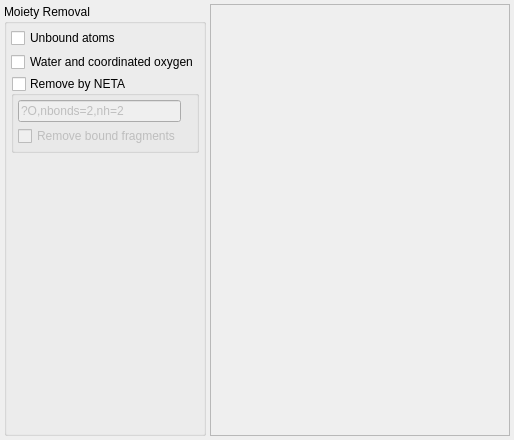
     <widget class="QWidget" name="ImportCIFCleanedPage">
      <layout class="QHBoxLayout" name="horizontalLayout_14">
       <property name="spacing">
        <number>4</number>
       </property>
       <property name="leftMargin">
        <number>4</number>
       </property>
       <property name="topMargin">
        <number>4</number>
       </property>
       <property name="rightMargin">
        <number>4</number>
       </property>
       <property name="bottomMargin">
        <number>4</number>
       </property>
       <item>
        <widget class="QGroupBox" name="MoietyGroup">
         <property name="title">
          <string>Moiety Removal</string>
         </property>
         <layout class="QVBoxLayout" name="verticalLayout_17">
          <property name="spacing">
           <number>4</number>
          </property>
          <property name="leftMargin">
           <number>4</number>
          </property>
          <property name="topMargin">
           <number>4</number>
          </property>
          <property name="rightMargin">
           <number>4</number>
          </property>
          <property name="bottomMargin">
           <number>4</number>
          </property>
          <item>
           <widget class="QCheckBox" name="MoietyRemoveAtomicsCheck">
            <property name="toolTip">
             <string>Remove any lone (i.e. unbound) atoms</string>
            </property>
            <property name="text">
             <string>Unbound atoms</string>
            </property>
           </widget>
          </item>
          <item>
           <widget class="QCheckBox" name="MoietyRemoveWaterCheck">
            <property name="toolTip">
             <string>Remove any water molecules or coordinated oxygens without hydrogens</string>
            </property>
            <property name="text">
             <string>Water and coordinated oxygen</string>
            </property>
           </widget>
          </item>
          <item>
           <widget class="QGroupBox" name="MoietyRemoveByNETAGroup">
            <property name="toolTip">
             <string>Remove atoms or fragments based on a NETA description</string>
            </property>
            <property name="title">
             <string>Remove by NETA</string>
            </property>
            <property name="checkable">
             <bool>true</bool>
            </property>
            <property name="checked">
             <bool>false</bool>
            </property>
            <layout class="QVBoxLayout" name="verticalLayout_9">
             <property name="spacing">
              <number>4</number>
             </property>
             <property name="leftMargin">
              <number>4</number>
             </property>
             <property name="topMargin">
              <number>4</number>
             </property>
             <property name="rightMargin">
              <number>4</number>
             </property>
             <property name="bottomMargin">
              <number>4</number>
             </property>
             <item>
              <layout class="QHBoxLayout" name="horizontalLayout_9">
               <item>
                <widget class="QLineEdit" name="MoietyNETARemovalEdit">
                 <property name="toolTip">
                  <string>NETA definition matching specific atoms whose encompassing moiety should be removed</string>
                 </property>
                 <property name="text">
                  <string>?O,nbonds=2,nh=2</string>
                 </property>
                </widget>
               </item>
               <item>
                <widget class="CheckIndicator" name="MoietyNETARemovalIndicator">
                 <property name="sizePolicy">
                  <sizepolicy hsizetype="Fixed" vsizetype="Fixed">
                   <horstretch>0</horstretch>
                   <verstretch>0</verstretch>
                  </sizepolicy>
                 </property>
                 <property name="maximumSize">
                  <size>
                   <width>16</width>
                   <height>16</height>
                  </size>
                 </property>
                 <property name="text">
                  <string/>
                 </property>
                 <property name="scaledContents">
                  <bool>true</bool>
                 </property>
                </widget>
               </item>
              </layout>
             </item>
             <item>
              <widget class="QCheckBox" name="MoietyNETARemoveFragmentsCheck">
               <property name="toolTip">
                <string>If selected, fragments containing the matched atoms will be removed</string>
               </property>
               <property name="text">
                <string>Remove bound fragments</string>
               </property>
              </widget>
             </item>
            </layout>
           </widget>
          </item>
          <item>
           <spacer name="verticalSpacer_5">
            <property name="orientation">
             <enum>Qt::Vertical</enum>
            </property>
            <property name="sizeHint" stdset="0">
             <size>
              <width>20</width>
              <height>276</height>
             </size>
            </property>
           </spacer>
          </item>
         </layout>
        </widget>
       </item>
       <item>
        <widget class="QFrame" name="CleanedViewFrame">
         <property name="sizePolicy">
          <sizepolicy hsizetype="Expanding" vsizetype="Expanding">
           <horstretch>3</horstretch>
           <verstretch>0</verstretch>
          </sizepolicy>
         </property>
         <property name="minimumSize">
          <size>
           <width>300</width>
           <height>300</height>
          </size>
         </property>
         <property name="frameShape">
          <enum>QFrame::StyledPanel</enum>
         </property>
         <property name="frameShadow">
          <enum>QFrame::Sunken</enum>
         </property>
         <layout class="QHBoxLayout" name="horizontalLayout_13">
          <property name="spacing">
           <number>0</number>
          </property>
          <property name="leftMargin">
           <number>0</number>
          </property>
          <property name="topMargin">
           <number>0</number>
          </property>
          <property name="rightMargin">
           <number>0</number>
          </property>
          <property name="bottomMargin">
           <number>0</number>
          </property>
          <item>
           <widget class="ConfigurationViewerWidget" name="CleanedViewer" native="true">
            <property name="sizePolicy">
             <sizepolicy hsizetype="Expanding" vsizetype="Expanding">
              <horstretch>1</horstretch>
              <verstretch>0</verstretch>
             </sizepolicy>
            </property>
           </widget>
          </item>
         </layout>
        </widget>
       </item>
      </layout>
     </widget>
